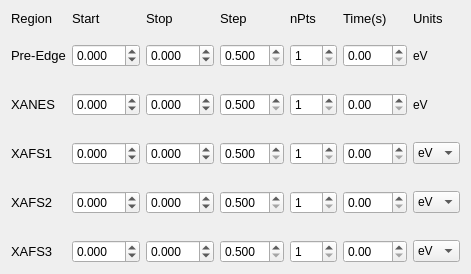
       <widget class="QWidget" name="gridLayoutWidget_3">
        <property name="geometry">
         <rect>
          <x>0</x>
          <y>80</y>
          <width>471</width>
          <height>262</height>
         </rect>
        </property>
        <layout class="QGridLayout" name="gridLayout_4">
         <item row="8" column="0">
          <widget class="QLabel" name="label_100">
           <property name="font">
            <font>
             <pointsize>10</pointsize>
            </font>
           </property>
           <property name="text">
            <string>XAFS2</string>
           </property>
          </widget>
         </item>
         <item row="9" column="0">
          <widget class="QLabel" name="label_106">
           <property name="text">
            <string/>
           </property>
          </widget>
         </item>
         <item row="0" column="5">
          <widget class="QLabel" name="label_105">
           <property name="font">
            <font>
             <pointsize>10</pointsize>
            </font>
           </property>
           <property name="text">
            <string>Time(s)</string>
           </property>
          </widget>
         </item>
         <item row="3" column="0">
          <widget class="QLabel" name="label_107">
           <property name="text">
            <string/>
           </property>
          </widget>
         </item>
         <item row="10" column="6">
          <widget class="QComboBox" name="comboBox_14">
           <item>
            <property name="text">
             <string>eV</string>
            </property>
           </item>
          </widget>
         </item>
         <item row="6" column="1">
          <widget class="QDoubleSpinBox" name="xafs1_start">
           <property name="decimals">
            <number>3</number>
           </property>
           <property name="minimum">
            <double>-50.000000000000000</double>
           </property>
           <property name="maximum">
            <double>50.000000000000000</double>
           </property>
          </widget>
         </item>
         <item row="4" column="1">
          <widget class="QDoubleSpinBox" name="xanes_start">
           <property name="decimals">
            <number>3</number>
           </property>
           <property name="minimum">
            <double>-50.000000000000000</double>
           </property>
           <property name="maximum">
            <double>50.000000000000000</double>
           </property>
          </widget>
         </item>
         <item row="0" column="4">
          <widget class="QLabel" name="label_98">
           <property name="font">
            <font>
             <pointsize>10</pointsize>
            </font>
           </property>
           <property name="text">
            <string>nPts</string>
           </property>
          </widget>
         </item>
         <item row="0" column="2">
          <widget class="QLabel" name="label_108">
           <property name="font">
            <font>
             <pointsize>10</pointsize>
            </font>
           </property>
           <property name="text">
            <string>Stop</string>
           </property>
          </widget>
         </item>
         <item row="0" column="1">
          <widget class="QLabel" name="label_109">
           <property name="font">
            <font>
             <pointsize>10</pointsize>
            </font>
           </property>
           <property name="text">
            <string>Start</string>
           </property>
          </widget>
         </item>
         <item row="6" column="6">
          <widget class="QComboBox" name="comboBox_12">
           <property name="layoutDirection">
            <enum>Qt::LeftToRight</enum>
           </property>
           <item>
            <property name="text">
             <string>eV</string>
            </property>
           </item>
           <item>
            <property name="text">
             <string/>
            </property>
           </item>
          </widget>
         </item>
         <item row="7" column="0">
          <widget class="QLabel" name="label_104">
           <property name="text">
            <string/>
           </property>
          </widget>
         </item>
         <item row="2" column="6">
          <widget class="QLabel" name="label_110">
           <property name="text">
            <string>eV</string>
           </property>
           <property name="alignment">
            <set>Qt::AlignLeading|Qt::AlignLeft|Qt::AlignVCenter</set>
           </property>
          </widget>
         </item>
         <item row="0" column="6">
          <widget class="QLabel" name="label_103">
           <property name="font">
            <font>
             <pointsize>10</pointsize>
            </font>
           </property>
           <property name="text">
            <string>Units</string>
           </property>
          </widget>
         </item>
         <item row="8" column="6">
          <widget class="QComboBox" name="comboBox_13">
           <item>
            <property name="text">
             <string>eV</string>
            </property>
           </item>
          </widget>
         </item>
         <item row="4" column="6">
          <widget class="QLabel" name="label_111">
           <property name="text">
            <string>eV</string>
           </property>
           <property name="alignment">
            <set>Qt::AlignLeading|Qt::AlignLeft|Qt::AlignVCenter</set>
           </property>
          </widget>
         </item>
         <item row="6" column="2">
          <widget class="QDoubleSpinBox" name="xafs1_stop">
           <property name="decimals">
            <number>3</number>
           </property>
           <property name="minimum">
            <double>-50.000000000000000</double>
           </property>
           <property name="maximum">
            <double>50.000000000000000</double>
           </property>
          </widget>
         </item>
         <item row="10" column="3">
          <widget class="QDoubleSpinBox" name="xafs3_step">
           <property name="decimals">
            <number>3</number>
           </property>
           <property name="minimum">
            <double>0.500000000000000</double>
           </property>
           <property name="maximum">
            <double>50.000000000000000</double>
           </property>
           <property name="singleStep">
            <double>0.500000000000000</double>
           </property>
          </widget>
         </item>
         <item row="4" column="2">
          <widget class="QDoubleSpinBox" name="xanes_stop">
           <property name="decimals">
            <number>3</number>
           </property>
           <property name="minimum">
            <double>-50.000000000000000</double>
           </property>
           <property name="maximum">
            <double>50.000000000000000</double>
           </property>
          </widget>
         </item>
         <item row="8" column="1">
          <widget class="QDoubleSpinBox" name="xafs2_start">
           <property name="decimals">
            <number>3</number>
           </property>
           <property name="minimum">
            <double>-50.000000000000000</double>
           </property>
           <property name="maximum">
            <double>50.000000000000000</double>
           </property>
          </widget>
         </item>
         <item row="2" column="1">
          <widget class="QDoubleSpinBox" name="pe_start">
           <property name="decimals">
            <number>3</number>
           </property>
           <property name="minimum">
            <double>-50.000000000000000</double>
           </property>
           <property name="maximum">
            <double>50.000000000000000</double>
           </property>
          </widget>
         </item>
         <item row="6" column="3">
          <widget class="QDoubleSpinBox" name="xafs1_step">
           <property name="decimals">
            <number>3</number>
           </property>
           <property name="minimum">
            <double>0.500000000000000</double>
           </property>
           <property name="maximum">
            <double>50.000000000000000</double>
           </property>
           <property name="singleStep">
            <double>0.500000000000000</double>
           </property>
          </widget>
         </item>
         <item row="8" column="2">
          <widget class="QDoubleSpinBox" name="xafs2_stop">
           <property name="decimals">
            <number>3</number>
           </property>
           <property name="minimum">
            <double>-50.000000000000000</double>
           </property>
           <property name="maximum">
            <double>50.000000000000000</double>
           </property>
          </widget>
         </item>
         <item row="8" column="3">
          <widget class="QDoubleSpinBox" name="xafs2_step">
           <property name="decimals">
            <number>3</number>
           </property>
           <property name="minimum">
            <double>0.500000000000000</double>
           </property>
           <property name="maximum">
            <double>50.000000000000000</double>
           </property>
           <property name="singleStep">
            <double>0.500000000000000</double>
           </property>
          </widget>
         </item>
         <item row="10" column="1">
          <widget class="QDoubleSpinBox" name="xafs3_start">
           <property name="decimals">
            <number>3</number>
           </property>
           <property name="minimum">
            <double>-50.000000000000000</double>
           </property>
           <property name="maximum">
            <double>50.000000000000000</double>
           </property>
          </widget>
         </item>
         <item row="10" column="2">
          <widget class="QDoubleSpinBox" name="xafs3_stop">
           <property name="decimals">
            <number>3</number>
           </property>
           <property name="minimum">
            <double>-50.000000000000000</double>
           </property>
           <property name="maximum">
            <double>50.000000000000000</double>
           </property>
          </widget>
         </item>
         <item row="4" column="3">
          <widget class="QDoubleSpinBox" name="xanes_step">
           <property name="decimals">
            <number>3</number>
           </property>
           <property name="minimum">
            <double>0.500000000000000</double>
           </property>
           <property name="maximum">
            <double>50.000000000000000</double>
           </property>
           <property name="singleStep">
            <double>0.500000000000000</double>
           </property>
          </widget>
         </item>
         <item row="8" column="5">
          <widget class="QDoubleSpinBox" name="xafs2_dwell">
           <property name="decimals">
            <number>2</number>
           </property>
           <property name="minimum">
            <double>0.000000000000000</double>
           </property>
           <property name="maximum">
            <double>100.000000000000000</double>
           </property>
          </widget>
         </item>
         <item row="8" column="4">
          <widget class="QSpinBox" name="xafs2_npts">
           <property name="minimum">
            <number>1</number>
           </property>
          </widget>
         </item>
         <item row="10" column="5">
          <widget class="QDoubleSpinBox" name="xafs3_dwell">
           <property name="decimals">
            <number>2</number>
           </property>
           <property name="minimum">
            <double>0.000000000000000</double>
           </property>
           <property name="maximum">
            <double>100.000000000000000</double>
           </property>
          </widget>
         </item>
         <item row="10" column="4">
          <widget class="QSpinBox" name="xafs3_npts">
           <property name="minimum">
            <number>1</number>
           </property>
          </widget>
         </item>
         <item row="4" column="5">
          <widget class="QDoubleSpinBox" name="xanes_dwell">
           <property name="decimals">
            <number>2</number>
           </property>
           <property name="minimum">
            <double>0.000000000000000</double>
           </property>
           <property name="maximum">
            <double>100.000000000000000</double>
           </property>
          </widget>
         </item>
         <item row="4" column="4">
          <widget class="QSpinBox" name="xanes_npts">
           <property name="minimum">
            <number>1</number>
           </property>
          </widget>
         </item>
         <item row="2" column="4">
          <widget class="QSpinBox" name="pe_npts">
           <property name="minimum">
            <number>1</number>
           </property>
          </widget>
         </item>
         <item row="6" column="4">
          <widget class="QSpinBox" name="xafs1_npts">
           <property name="minimum">
            <number>1</number>
           </property>
          </widget>
         </item>
         <item row="6" column="5">
          <widget class="QDoubleSpinBox" name="xafs1_dwell">
           <property name="decimals">
            <number>2</number>
           </property>
           <property name="minimum">
            <double>0.000000000000000</double>
           </property>
           <property name="maximum">
            <double>100.000000000000000</double>
           </property>
          </widget>
         </item>
         <item row="2" column="5">
          <widget class="QDoubleSpinBox" name="pe_dwell">
           <property name="decimals">
            <number>2</number>
           </property>
           <property name="minimum">
            <double>0.000000000000000</double>
           </property>
           <property name="maximum">
            <double>100.000000000000000</double>
           </property>
          </widget>
         </item>
         <item row="2" column="2">
          <widget class="QDoubleSpinBox" name="pe_stop">
           <property name="decimals">
            <number>3</number>
           </property>
           <property name="minimum">
            <double>-50.000000000000000</double>
           </property>
           <property name="maximum">
            <double>50.000000000000000</double>
           </property>
          </widget>
         </item>
         <item row="0" column="0">
          <widget class="QLabel" name="label_93">
           <property name="font">
            <font>
             <pointsize>10</pointsize>
            </font>
           </property>
           <property name="text">
            <string>Region</string>
           </property>
          </widget>
         </item>
         <item row="2" column="3">
          <widget class="QDoubleSpinBox" name="pe_step">
           <property name="decimals">
            <number>3</number>
           </property>
           <property name="minimum">
            <double>0.500000000000000</double>
           </property>
           <property name="maximum">
            <double>50.000000000000000</double>
           </property>
           <property name="singleStep">
            <double>0.500000000000000</double>
           </property>
          </widget>
         </item>
         <item row="5" column="0">
          <widget class="QLabel" name="label_99">
           <property name="text">
            <string/>
           </property>
          </widget>
         </item>
         <item row="10" column="0">
          <widget class="QLabel" name="label_96">
           <property name="font">
            <font>
             <pointsize>10</pointsize>
            </font>
           </property>
           <property name="text">
            <string>XAFS3</string>
           </property>
          </widget>
         </item>
         <item row="4" column="0">
          <widget class="QLabel" name="label_94">
           <property name="font">
            <font>
             <pointsize>10</pointsize>
            </font>
           </property>
           <property name="text">
            <string>XANES</string>
           </property>
          </widget>
         </item>
         <item row="2" column="0">
          <widget class="QLabel" name="label_102">
           <property name="font">
            <font>
             <pointsize>10</pointsize>
            </font>
           </property>
           <property name="text">
            <string>Pre-Edge</string>
           </property>
          </widget>
         </item>
         <item row="1" column="0">
          <widget class="QLabel" name="label_97">
           <property name="font">
            <font>
             <pointsize>4</pointsize>
            </font>
           </property>
           <property name="text">
            <string/>
           </property>
          </widget>
         </item>
         <item row="0" column="3">
          <widget class="QLabel" name="label_95">
           <property name="font">
            <font>
             <pointsize>10</pointsize>
            </font>
           </property>
           <property name="text">
            <string>Step</string>
           </property>
          </widget>
         </item>
         <item row="6" column="0">
          <widget class="QLabel" name="label_101">
           <property name="font">
            <font>
             <pointsize>10</pointsize>
            </font>
           </property>
           <property name="text">
            <string>XAFS1</string>
           </property>
          </widget>
         </item>
        </layout>
       </widget>
